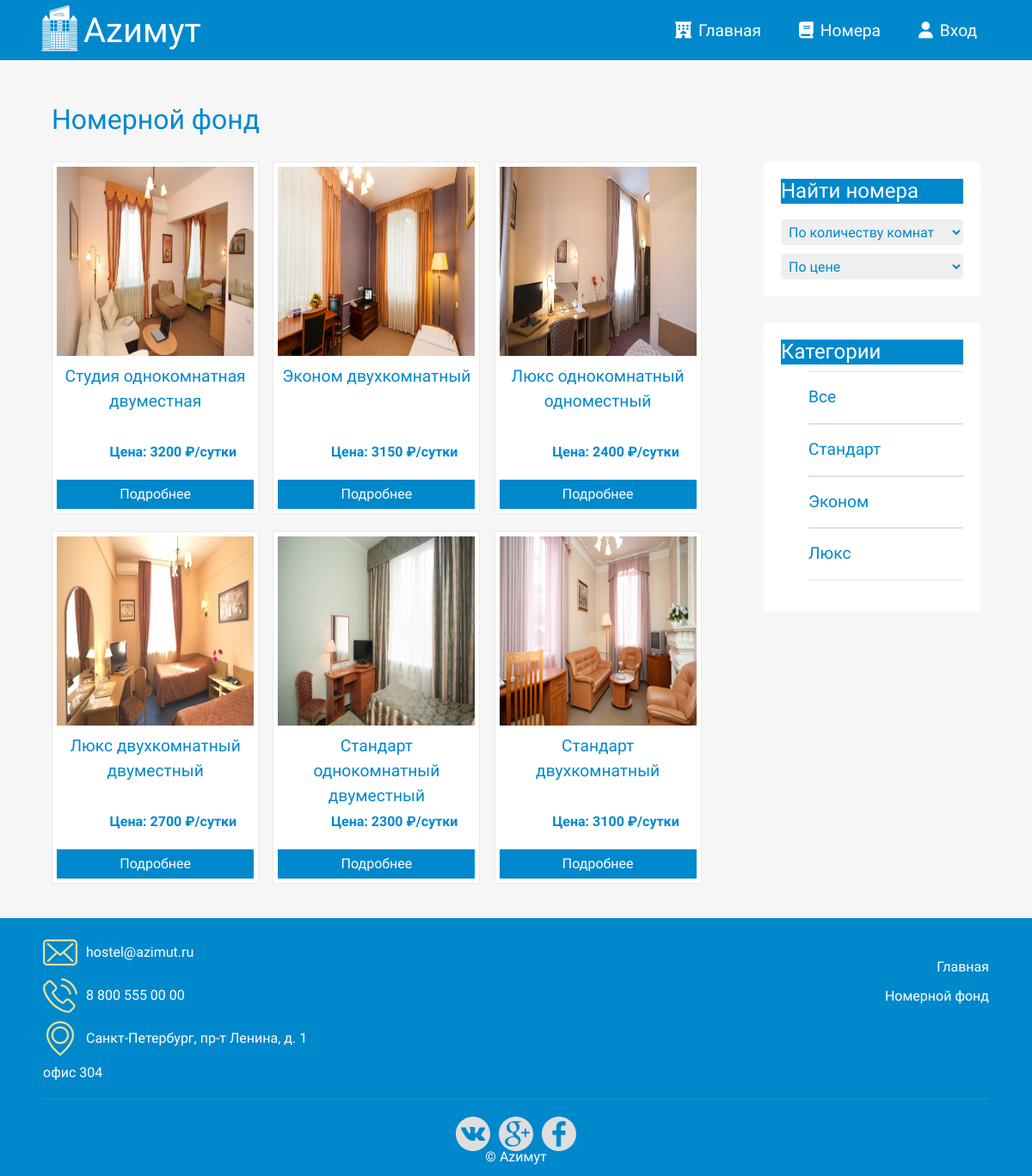
Screenshot of /index.php?page=rooms with the database file from the repository.
### tables this page shows
CREATE TABLE `rooms` (
  `id_room` int NOT NULL,
  `name` varchar(60) NOT NULL,
  `category_id` int NOT NULL,
  `room_count` int NOT NULL,
  `description` text NOT NULL,
  `status_id` int NOT NULL,
  `price` int NOT NULL,
  `photo` varchar(40) NOT NULL
);

CREATE TABLE `category` (
  `id_category` int NOT NULL,
  `category` varchar(30) NOT NULL
);

### templates/rooms.php (the view, shortened to what this page needs)
<div class="rooms-content row">
	<h2>Номерной фонд</h2>
	<div class="catalogList col-md-9 col-12">
		<?php foreach ($sql as $room): ?>
			<div class="shopUnit">
				<img src = "<?php echo $room['photo']; ?>" />
				<div class="shopUnitName">
					<?php echo $room['name']; ?>
				</div>
				<div class="shopUnitPrice">
					Цена: <?php echo $room['price'] . ' ₽/сутки'; ?>
				</div>
                   <a href="index.php?page=single&id_room=<?php echo $room['id_room']; ?>" class="shopUnitMore">Подробнее</a>
               </div>
           <?php endforeach; ?>
       </div>
	<div class="sidebar col-md-3 col-12">
		<div class="section sort">
			<h4>Найти номера</h4>
			<select onchange="location=value">
				<option value="" selected="true" disabled="disabled">По количеству комнат</option>
			</select>
			<select onchange="location=value">
				<option value="" selected="true" disabled="disabled">По цене</option>
			</select>
		</div>
		<div class="section category">
			<h4>Категории</h4>
			<ul>
				<li><a href="index.php?page=room_cat&id_cat=0">Все</a></li>
				<?php
					$sql_cat = $link->query("SELECT * FROM `category`");
					foreach($sql_cat as $category):
				?>
				<li><a href="index.php?page=room_cat&id_cat=<?php echo $category['id_category'];?>"><?php echo $category['category'] ?></a></li>
			<?php endforeach?>
			</ul>
		</div>
	</div>
</div>

### templates/header.php (shortened to what this page needs)
<!doctype html>
<html lang="ru">
  <head>
    <link rel="stylesheet" type="text/css" href="css/bootstrap.css">
    <link rel="stylesheet" type="text/css" href="css/hotel.css">
  </head>
  <body>
    <header class="container-fluid">
      <div class="container">
        <div class="row">
          <div class="col-4">
            <div id="logo"></div>
            <h1><a href="/">Аzимут</a></h1>
          </div>
          <nav class="col-8">
             <ul>
               <li><a href="index.php?page=index"><i class="fa-solid fa-hotel"></i>Главная</a></li>
               <li><a href="index.php?page=rooms"><i class="fa-solid fa-book"></i>Номера</a></li>
               <?php if(isset($_SESSION['id_user'])): ?>
                <li><a href='index.php?page=profile'><i class ='fa fa-user'></i><?php echo $_SESSION['user_email'];?></a>
                  <ul>
                    <li><a href="index.php?page=logout">Выход</a></li>
                  </ul>
                </li>
              <?php else: ?>
                <li><a href='index.php?page=login'><i class ='fa fa-user'></i>Вход</a>
                </li>
              <?php endif; ?>
             </ul>
          </nav>
        </div>
      </div>
    </header>

### index.php (shortened to what this page needs)
<?php
	require("templates/header.php");
?>
<div id="container">
	<?php
		require('connect.php');
		$sql_text = $_SESSION['sql'];
		$sql = $link->query($sql_text);
		$page = $_GET['page'];
		if (!isset($page)) {
			require('templates/main.php');
		}elseif($page == 'index'){
			require('templates/main.php');
		}elseif($page == 'rooms') {
			require('templates/rooms.php');
		}elseif($page == 'login') {
			require('templates/login.php');
		}elseif($page == 'registration') {
			require('templates/registration.php');
		}elseif ($page == 'logout') {
			require('controllers/logout.php');
		}elseif($page=='profile'){
			require('templates/profile.php');
		}
	?>
</div>
<?php
	require('templates/footer.php');
?>

### templates/footer.php (shortened to what this page needs)
<footer>
    <div id="footerInside">
        <div id="contacts">
            <div class="contactWrap">
                <img src="images/envelope.svg" class="contactIcon">
                hostel@azimut.ru
            </div>
            <div class="contactWrap">
                <img src="images/phone-call.svg" class="contactIcon">
                8 800 555 00 00
            </div>
            <div class="contactWrap">
                <img src="images/placeholder.svg" class="contactIcon">
                Санкт-Петербург, пр-т Ленина, д. 1 офис 304
            </div>
        </div>
        <div id="footerNav">
            <a href="index.php?page=index">Главная</a>
            <a href="index.php?page=rooms">Номерной фонд</a>
        </div>
        <div id="social">
            <img class="socialItem" src="images/vk-social-logotype.svg">
            <img class="socialItem" src="images/google-plus-social-logotype.svg">
            <img class="socialItem" src="images/facebook-logo.svg">
        </div>
        <div id="copyrights">&copy; Аzимут</div>
    </div>
</footer>
</body>
</html>

### css/hotel.css (style rules this page uses)
* { font-family: 'Comfortaa', cursive; }
html, h1, h2, h3, h4, h5, h6 { color: #0088cc; }
body { background: #f6f6f6; }
a { text-decoration: none; color: inherit; }
header { background: #0088cc; height:70px; }
header * { color: #fff; }
header h1 { margin-top: 12px; }
header h1 a { color: #fff; }
#logo { margin-top: 5px; width: 55px; height: 55px; float: left; background: url('../images/new_icon.svg') no-repeat; background-position: contain; filter: invert(1); }
header ul { margin: 0; padding: 0; list-style-type: none; float: right; }
header ul li { float: left; position: relative; }
header ul li a { display: block; font-size: 1.2rem; text-decoration: none; padding: 22px; }
header i { margin-right: 8px; }
#container { min-height: 400px; width: 90%; margin: 0 auto; padding: 20px 0; }
.rooms-content { display: flex; flex-direction: row; }
.rooms-content h2 { margin: 30px 0; }
.catalogList { width: 75%; }
.shopUnit { float: left; padding: 5px; width: 30%; border: 1px solid rgba(225, 225, 225, 0.7); margin-right: 2%; margin-bottom: 20px; background: #fff; }
.shopUnit:nth-child(3n) { margin-right: 0; }
.shopUnitName { width: 100%; text-align: center; margin-top: 10px; font-size: 1.2em; color: #0088cc; height: 80px; }
.shopUnit img { width: 100%; height: 220px; }
.shopUnitPrice { text-align: right; padding-right: 20px; margin-top: 10px; color: #0088cc; font-weight: bold; }
.shopUnitMore { border: none; padding: 5px 15px; background-color: #0088cc; display: block; margin-top: 20px; text-align: center; color: #fff; text-decoration: none; }
.sidebar { width: 25%; }
.sidebar .section { background: #fff; padding: 20px; border-radius: 4px; margin-bottom: 30px; }
.sidebar .section h4 { background: #0088cc; color: #fff; }
.sort select { height: 30px; width: 100%; border-radius: 4px; margin-top: 10px; padding: 5px 5px; border: 0px; color: #0088cc; }
.sort option { height: 30px; width: 100%; border-radius: 4px; margin-top: 10px; padding: 5px 5px; border: 0px; color: #0088cc; }
.category ul li { margin: 0px; padding: 0px; list-style: none; border-top: 1px solid #e0e0e0; position: relative; }
.sidebar .category ul li a { display: block; padding: 15px 0px 15px 0px; border-bottom: 1px solid #e0e0e0; transition: all 0.3s; text-decoration: none; font-weight: 500; color: #0088cc; font-size: 1.2em; }
footer { float: left; width: 100%; height: 300px; background: #0088cc; color: #fff; }
#footerInside { position: relative; width: 1100px; margin: 0 auto; height: 100%; }
#copyrights { position: absolute; bottom: 10px; width: 100%; text-align: center; }
#social { padding-top: 20px; width: 100%; height: 40px; position: absolute; bottom: 50px; display: flex; flex-direction: row; justify-content: center; border-top: 1px solid rgba(255, 255, 255, 0.1); }
.socialItem { width: 40px; height: 40px; margin: 0 5px; }
#contacts { position: absolute; left: 0; top: 20px; width: 340px; }
.contactWrap { float: left; width: 100%; margin-bottom: 10px; line-height: 40px; }
.contactIcon { width: 40px; height: 40px; float: left; margin-right: 10px; }
#footerNav { position: absolute; right: 0; top: 45px; width: 200px; }
#footerNav a { display: block; text-align: right; color: #fff; margin-bottom: 10px; text-decoration: none; }

### rows the page displays
rooms: photo (picture), name "Студия однокомнатная двуместная", price "3200"
rooms: photo (picture), name "Эконом двухкомнатный", price "3150"
rooms: photo (picture), name "Люкс однокомнатный одноместный", price "2400"
rooms: photo (picture), name "Люкс двухкомнатный двуместный", price "2700"
rooms: photo (picture), name "Стандарт однокомнатный двуместный", price "2300"
rooms: photo (picture), name "Стандарт двухкомнатный", price "3100"
category: category "Стандарт"
category: category "Эконом"
category: category "Люкс"
